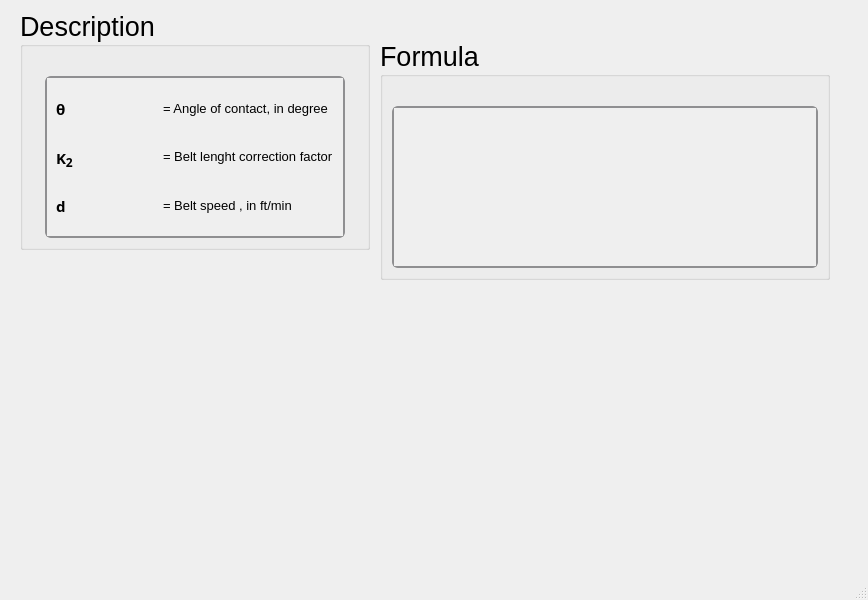
<?xml version="1.0" encoding="UTF-8"?>
<ui version="4.0">
 <class>MainWindow</class>
 <widget class="QMainWindow" name="MainWindow">
  <property name="geometry">
   <rect>
    <x>0</x>
    <y>0</y>
    <width>868</width>
    <height>600</height>
   </rect>
  </property>
  <property name="windowTitle">
   <string>MainWindow</string>
  </property>
  <widget class="QWidget" name="centralwidget">
   <widget class="QGroupBox" name="groupBox_255">
    <property name="geometry">
     <rect>
      <x>20</x>
      <y>10</y>
      <width>350</width>
      <height>240</height>
     </rect>
    </property>
    <property name="sizePolicy">
     <sizepolicy hsizetype="Minimum" vsizetype="Minimum">
      <horstretch>0</horstretch>
      <verstretch>0</verstretch>
     </sizepolicy>
    </property>
    <property name="minimumSize">
     <size>
      <width>350</width>
      <height>0</height>
     </size>
    </property>
    <property name="maximumSize">
     <size>
      <width>350</width>
      <height>241</height>
     </size>
    </property>
    <property name="font">
     <font>
      <family>Segoe UI</family>
      <pointsize>20</pointsize>
      <weight>50</weight>
      <italic>false</italic>
      <bold>false</bold>
     </font>
    </property>
    <property name="title">
     <string>Description</string>
    </property>
    <layout class="QGridLayout" name="gridLayout_522">
     <item row="0" column="0">
      <spacer name="verticalSpacer_255">
       <property name="orientation">
        <enum>Qt::Vertical</enum>
       </property>
       <property name="sizeType">
        <enum>QSizePolicy::Fixed</enum>
       </property>
       <property name="sizeHint" stdset="0">
        <size>
         <width>20</width>
         <height>20</height>
        </size>
       </property>
      </spacer>
     </item>
     <item row="1" column="0">
      <widget class="QScrollArea" name="scrollArea_129">
       <property name="sizePolicy">
        <sizepolicy hsizetype="Minimum" vsizetype="Minimum">
         <horstretch>0</horstretch>
         <verstretch>0</verstretch>
        </sizepolicy>
       </property>
       <property name="maximumSize">
        <size>
         <width>300</width>
         <height>361</height>
        </size>
       </property>
       <property name="font">
        <font>
         <family>Segoe UI</family>
         <pointsize>15</pointsize>
         <weight>50</weight>
         <italic>false</italic>
         <bold>false</bold>
        </font>
       </property>
       <property name="styleSheet">
        <string notr="true">QScrollArea {
    background: qlineargradient(x1:0, y1:0, x2:0, y2:1,
                               stop:0 #f6f7fa, stop:1 #dadbde);
    border: 2px solid #8f8f91;
    border-radius: 6px;
}

QScrollArea QScrollBar:vertical, QScrollArea QScrollBar:horizontal {
    background: qlineargradient(x1:0, y1:0, x2:0, y2:1,
                               stop:0 #f6f7fa, stop:1 #dadbde);
    border: 2px solid #8f8f91;
    border-radius: 6px;
    width: 14px;
    height: 14px;
    margin: 2px 0 2px 0;
}

/* Completely remove the bottom button of the vertical scrollbar */
QScrollArea QScrollBar::add-line:vertical {
    height: 0px;
    width: 0px;
    border: none;
    background: none;
    margin: 0px;
    padding: 0px;
}

QScrollArea QScrollBar::handle:vertical, QScrollArea QScrollBar::handle:horizontal {
    background: qlineargradient(x1:0, y1:0, x2:0, y2:1,
                               stop:0 #8f8f91, stop:1 #6f6f71);
    min-height: 20px;
    border-radius: 6px;
    border: 1px solid #6f6f71;
}

QScrollArea QScrollBar::handle:vertical:hover, QScrollArea QScrollBar::handle:horizontal:hover {
    background: qlineargradient(x1:0, y1:0, x2:0, y2:1,
                               stop:0 #6f6f71, stop:1 #4f4f51);
    border: 1px solid #4f4f51;
}

QScrollArea QScrollBar::sub-line:vertical, QScrollArea QScrollBar::add-line:horizontal, QScrollArea QScrollBar::sub-line:horizontal {
    background: #8f8f91;
    border: none;
    border-radius: 3px;
    height: 14px;
    width: 14px;
    subcontrol-origin: margin;
}

QScrollArea QScrollBar::sub-line:vertical:hover, QScrollArea QScrollBar::add-line:horizontal:hover, QScrollArea QScrollBar::sub-line:horizontal:hover {
    background: #6f6f71;
}

QScrollArea QScrollBar::add-page:vertical, QScrollArea QScrollBar::sub-page:vertical,
QScrollArea QScrollBar::add-page:horizontal, QScrollArea QScrollBar::sub-page:horizontal {
    background: transparent;
}
</string>
       </property>
       <property name="verticalScrollBarPolicy">
        <enum>Qt::ScrollBarAsNeeded</enum>
       </property>
       <property name="horizontalScrollBarPolicy">
        <enum>Qt::ScrollBarAsNeeded</enum>
       </property>
       <property name="widgetResizable">
        <bool>true</bool>
       </property>
       <widget class="QWidget" name="scrollAreaWidgetContents_129">
        <property name="geometry">
         <rect>
          <x>0</x>
          <y>0</y>
          <width>296</width>
          <height>146</height>
         </rect>
        </property>
        <layout class="QGridLayout" name="gridLayout_523">
         <item row="1" column="1">
          <widget class="QLabel" name="htext_384">
           <property name="font">
            <font>
             <family>MS Shell Dlg 2</family>
             <pointsize>11</pointsize>
             <weight>50</weight>
             <italic>false</italic>
             <bold>false</bold>
            </font>
           </property>
           <property name="text">
            <string>&lt;html&gt;&lt;head/&gt;&lt;body&gt;&lt;p&gt;&lt;span style=&quot; font-size:10pt;&quot;&gt;= Belt lenght correction factor&lt;/span&gt;&lt;/p&gt;&lt;/body&gt;&lt;/html&gt;</string>
           </property>
          </widget>
         </item>
         <item row="1" column="0">
          <widget class="QLabel" name="label_47">
           <property name="font">
            <font>
             <family>Segoe UI Variable Small Semibol</family>
             <pointsize>11</pointsize>
             <weight>75</weight>
             <bold>true</bold>
            </font>
           </property>
           <property name="text">
            <string>&lt;html&gt;&lt;head/&gt;&lt;body&gt;&lt;p&gt;K&lt;span style=&quot; font-size:14pt; vertical-align:sub;&quot;&gt;2&lt;/span&gt;&lt;/p&gt;&lt;/body&gt;&lt;/html&gt;</string>
           </property>
          </widget>
         </item>
         <item row="2" column="0">
          <widget class="QLabel" name="label_48">
           <property name="font">
            <font>
             <family>Segoe UI Variable Small Semibol</family>
             <pointsize>11</pointsize>
             <weight>75</weight>
             <bold>true</bold>
            </font>
           </property>
           <property name="text">
            <string>d</string>
           </property>
          </widget>
         </item>
         <item row="2" column="1">
          <widget class="QLabel" name="htext_392">
           <property name="font">
            <font>
             <family>MS Shell Dlg 2</family>
             <pointsize>11</pointsize>
             <weight>50</weight>
             <italic>false</italic>
             <bold>false</bold>
            </font>
           </property>
           <property name="text">
            <string>&lt;html&gt;&lt;head/&gt;&lt;body&gt;&lt;p&gt;&lt;span style=&quot; font-size:10pt;&quot;&gt;= Belt speed , in ft/min&lt;/span&gt;&lt;/p&gt;&lt;/body&gt;&lt;/html&gt;</string>
           </property>
          </widget>
         </item>
         <item row="0" column="0">
          <widget class="QLabel" name="label_328">
           <property name="font">
            <font>
             <family>Segoe UI Variable Small Semibol</family>
             <pointsize>11</pointsize>
             <weight>75</weight>
             <bold>true</bold>
            </font>
           </property>
           <property name="text">
            <string>θ</string>
           </property>
          </widget>
         </item>
         <item row="0" column="1">
          <widget class="QLabel" name="htext_987">
           <property name="font">
            <font>
             <family>MS Shell Dlg 2</family>
             <pointsize>10</pointsize>
             <weight>50</weight>
             <italic>false</italic>
             <bold>false</bold>
            </font>
           </property>
           <property name="text">
            <string>&lt;html&gt;&lt;head/&gt;&lt;body&gt;&lt;p&gt;= Angle of contact, in degree&lt;/p&gt;&lt;/body&gt;&lt;/html&gt;</string>
           </property>
          </widget>
         </item>
        </layout>
       </widget>
      </widget>
     </item>
    </layout>
   </widget>
   <widget class="QGroupBox" name="groupBox_256">
    <property name="geometry">
     <rect>
      <x>380</x>
      <y>40</y>
      <width>450</width>
      <height>240</height>
     </rect>
    </property>
    <property name="sizePolicy">
     <sizepolicy hsizetype="Minimum" vsizetype="Minimum">
      <horstretch>0</horstretch>
      <verstretch>0</verstretch>
     </sizepolicy>
    </property>
    <property name="minimumSize">
     <size>
      <width>450</width>
      <height>0</height>
     </size>
    </property>
    <property name="maximumSize">
     <size>
      <width>450</width>
      <height>241</height>
     </size>
    </property>
    <property name="font">
     <font>
      <family>Segoe UI</family>
      <pointsize>20</pointsize>
      <weight>50</weight>
      <italic>false</italic>
      <bold>false</bold>
     </font>
    </property>
    <property name="title">
     <string>Formula</string>
    </property>
    <layout class="QGridLayout" name="gridLayout_524">
     <item row="1" column="0">
      <widget class="QScrollArea" name="scrollArea_130">
       <property name="sizePolicy">
        <sizepolicy hsizetype="Minimum" vsizetype="Minimum">
         <horstretch>0</horstretch>
         <verstretch>0</verstretch>
        </sizepolicy>
       </property>
       <property name="font">
        <font>
         <family>Segoe UI</family>
         <pointsize>15</pointsize>
         <weight>50</weight>
         <italic>false</italic>
         <bold>false</bold>
        </font>
       </property>
       <property name="styleSheet">
        <string notr="true">QScrollArea {
    background: qlineargradient(x1:0, y1:0, x2:0, y2:1,
                               stop:0 #f6f7fa, stop:1 #dadbde);
    border: 2px solid #8f8f91;
    border-radius: 6px;
}

QScrollArea QScrollBar:vertical, QScrollArea QScrollBar:horizontal {
    background: qlineargradient(x1:0, y1:0, x2:0, y2:1,
                               stop:0 #f6f7fa, stop:1 #dadbde);
    border: 2px solid #8f8f91;
    border-radius: 6px;
    width: 14px;
    height: 14px;
    margin: 2px 0 2px 0;
}

/* Completely remove the bottom button of the vertical scrollbar */
QScrollArea QScrollBar::add-line:vertical {
    height: 0px;
    width: 0px;
    border: none;
    background: none;
    margin: 0px;
    padding: 0px;
}

QScrollArea QScrollBar::handle:vertical, QScrollArea QScrollBar::handle:horizontal {
    background: qlineargradient(x1:0, y1:0, x2:0, y2:1,
                               stop:0 #8f8f91, stop:1 #6f6f71);
    min-height: 20px;
    border-radius: 6px;
    border: 1px solid #6f6f71;
}

QScrollArea QScrollBar::handle:vertical:hover, QScrollArea QScrollBar::handle:horizontal:hover {
    background: qlineargradient(x1:0, y1:0, x2:0, y2:1,
                               stop:0 #6f6f71, stop:1 #4f4f51);
    border: 1px solid #4f4f51;
}

QScrollArea QScrollBar::sub-line:vertical, QScrollArea QScrollBar::add-line:horizontal, QScrollArea QScrollBar::sub-line:horizontal {
    background: #8f8f91;
    border: none;
    border-radius: 3px;
    height: 14px;
    width: 14px;
    subcontrol-origin: margin;
}

QScrollArea QScrollBar::sub-line:vertical:hover, QScrollArea QScrollBar::add-line:horizontal:hover, QScrollArea QScrollBar::sub-line:horizontal:hover {
    background: #6f6f71;
}

QScrollArea QScrollBar::add-page:vertical, QScrollArea QScrollBar::sub-page:vertical,
QScrollArea QScrollBar::add-page:horizontal, QScrollArea QScrollBar::sub-page:horizontal {
    background: transparent;
}
</string>
       </property>
       <property name="verticalScrollBarPolicy">
        <enum>Qt::ScrollBarAsNeeded</enum>
       </property>
       <property name="widgetResizable">
        <bool>true</bool>
       </property>
       <widget class="QWidget" name="scrollAreaWidgetContents_130">
        <property name="geometry">
         <rect>
          <x>0</x>
          <y>0</y>
          <width>422</width>
          <height>146</height>
         </rect>
        </property>
        <layout class="QGridLayout" name="gridLayout_525">
         <item row="0" column="0">
          <widget class="QLabel" name="htext_990">
           <property name="font">
            <font>
             <family>MS Shell Dlg 2</family>
             <pointsize>11</pointsize>
             <weight>50</weight>
             <italic>false</italic>
             <bold>false</bold>
            </font>
           </property>
           <property name="text">
            <string>&lt;html&gt;&lt;head/&gt;&lt;body&gt;&lt;p&gt;&lt;img src=&quot;:/desc/images/Ha vbelt.png&quot;/&gt;&lt;/p&gt;&lt;/body&gt;&lt;/html&gt;</string>
           </property>
           <property name="scaledContents">
            <bool>true</bool>
           </property>
          </widget>
         </item>
        </layout>
       </widget>
      </widget>
     </item>
     <item row="0" column="0">
      <spacer name="verticalSpacer_256">
       <property name="orientation">
        <enum>Qt::Vertical</enum>
       </property>
       <property name="sizeType">
        <enum>QSizePolicy::Fixed</enum>
       </property>
       <property name="sizeHint" stdset="0">
        <size>
         <width>20</width>
         <height>20</height>
        </size>
       </property>
      </spacer>
     </item>
    </layout>
   </widget>
  </widget>
  <widget class="QMenuBar" name="menubar">
   <property name="geometry">
    <rect>
     <x>0</x>
     <y>0</y>
     <width>868</width>
     <height>24</height>
    </rect>
   </property>
  </widget>
  <widget class="QStatusBar" name="statusbar"/>
 </widget>
 <resources/>
 <connections/>
</ui>
